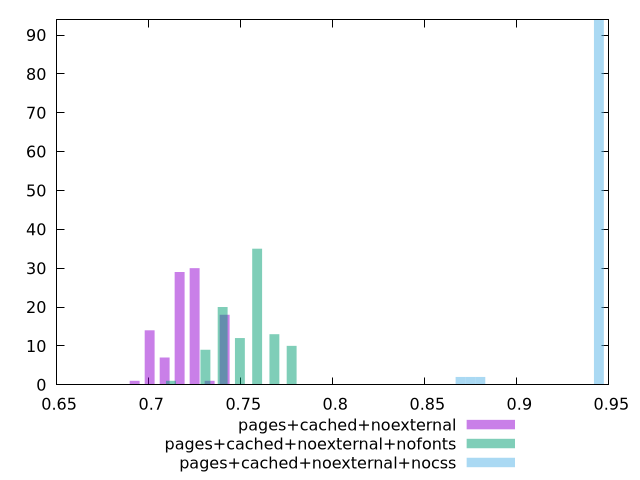

Source code (gnuplot):
$_pagesCachedNoexternal <<EOF
0.7005337554183992 14
0.7249709794446225 30
0.7168252381025481 29
0.7412624621287713 18
0.7086794967604737 7
0.6923880140763249 1
0.7331167207866969 1
EOF
$_pagesCachedNoexternalNofonts <<EOF
0.7401955066857726 20
0.7776737601888497 10
0.7683041968130805 13
0.7589346334373113 35
0.7308259433100034 9
0.7495650700615419 12
0.7120868165584648 1
EOF
$_pagesCachedNoexternalNocss <<EOF
0.944582103571307 94
0.8694448907872258 2
0.8748118345575173 2
0.8801787783278088 2
EOF
set key outside below
set terminal pngcairo
set output "report_00005_2020-11-02T22-26-11.212Z/performance_score/performance_score_pages+cached+noexternal_pages+cached+noexternal+nofonts_pages+cached+noexternal+nocss+hist.png"
set boxwidth 0.005366943770291517
set style fill transparent solid 0.5 noborder
set yrange [0:94]
plot $_pagesCachedNoexternal title "pages+cached+noexternal" with boxes ,$_pagesCachedNoexternalNofonts title "pages+cached+noexternal+nofonts" with boxes ,$_pagesCachedNoexternalNocss title "pages+cached+noexternal+nocss" with boxes ,
